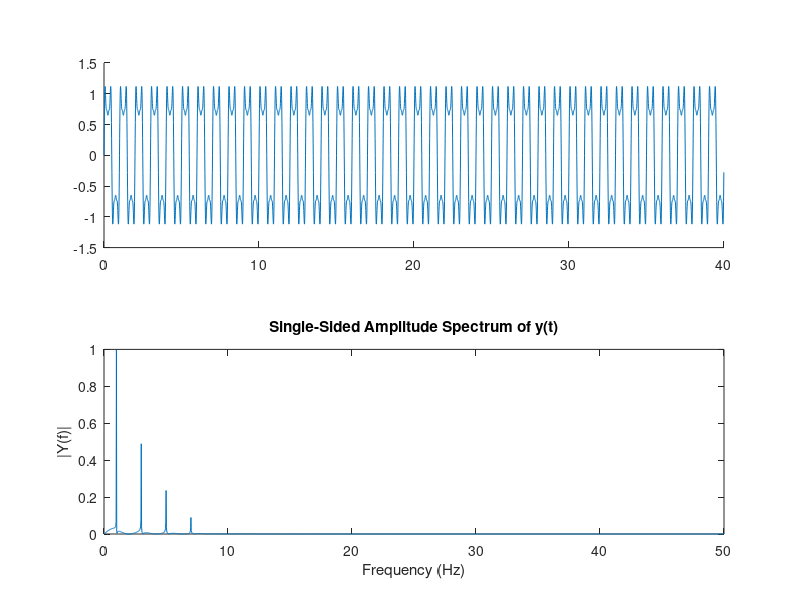

The MATLAB script that drew this image:
% FFT of simple periodic signals

% sine signal.
% 
% fs = 100;                    % Sampling frequency
% T = 1/fs;                     % Sample time
% L = 10000;                     % Length of signal
% t = (0:L-1)*T;                % Time vector
% x1 = sin(2.*pi.*t);
% subplot(2,1,1)
% plot(t,x1);
% 
% 
% NFFT = 2^nextpow2(L); % Next power of 2 from length of y
% Y = fft(x1,NFFT)/L;
% f = fs/2*linspace(0,1,NFFT/2);
% % Plot single-sided amplitude spectrum.
% 
% subplot(2,1,2)
% plot(f,2*abs(Y(1:NFFT/2))) 
% title('Single-Sided Amplitude Spectrum of y(t)')
% xlabel('Frequency (Hz)')
% ylabel('|Y(f)|')

% Sum of sines

fs = 100;                    % Sampling frequency
T = 1/fs;                     % Sample time
L = 4000;                     % Length of signal
t = (0:L-1)*T;                % Time vector
xa = sin(2.*pi.*t);
xb = 0.5.*sin(3.*2.*pi.*t);
 xc = 0.25.*sin(5.*2.*pi.*t);
 xd = 0.1.*sin(7.*2.*pi.*t);
% xf = 0.05.*sin(11.*2.*pi.*t);

x1=xa+xb+xc+xd;
subplot(2,1,1)
hold on;
plot(t,x1);


NFFT = 2^nextpow2(L); % Next power of 2 from length of y
Y = fft(x1,NFFT)/L;
f = fs/2*linspace(0,1,NFFT/2);
% Plot single-sided amplitude spectrum.

subplot(2,1,2)
plot(f,2*abs(Y(1:NFFT/2))) 
title('Single-Sided Amplitude Spectrum of y(t)')
xlabel('Frequency (Hz)')
ylabel('|Y(f)|')